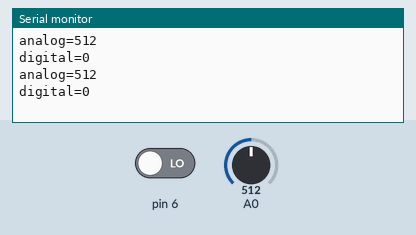
The sketch below on a simulated Arduino Uno, built with avr-gcc and run on an emulated ATmega328P. Shown: the last lines printed to the serial monitor. The test bench sets the inputs (shaded band); at power-on: A0 = 512, pin 6 LOW.

Above: at 1.8 s.
1.9 s: A0 set to 716
At 2.5 s:
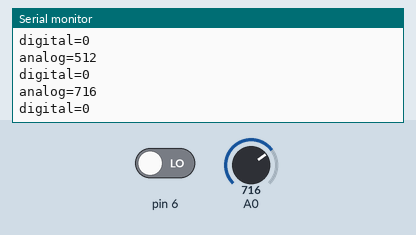
3.4 s: pin 6 driven HIGH
At 4.7 s:
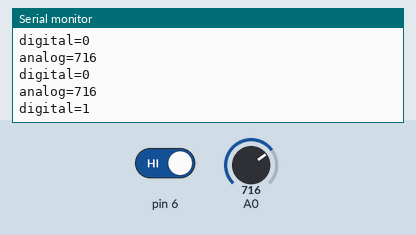
4.9 s: A0 set to 900
At 5.8 s:
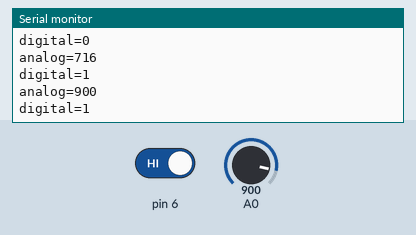
Timing chart, 0 to 7.9 s (numbered marks = the images above; inputs shaded):
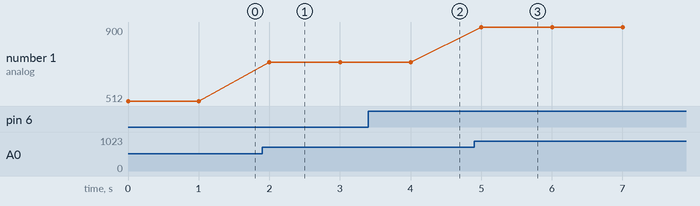

Measured:
- after the input at 1.9 s, the serial monitor: prints a new line after 0.10 s (image 1)
- after the input at 3.4 s, the serial monitor: prints a new line after 0.61 s (image 2)
- after the input at 4.9 s, the serial monitor: prints a new line after 0.10 s (image 3)
- plotted number 1: 512 → 716 after the input at 1.9 s, 716 → 900 after the input at 4.9 s

The sketch:

mq2_exam.ino
```cpp
void setup() {
  pinMode(6, INPUT);
  Serial.begin(9600);
}

void loop() {
  int value = analogRead(A0);
  int limit = digitalRead(6);
  Serial.print("analog="); Serial.println(value);
  Serial.print("digital="); Serial.println(limit);
  Serial.println();
  delay(1000);
}
```
